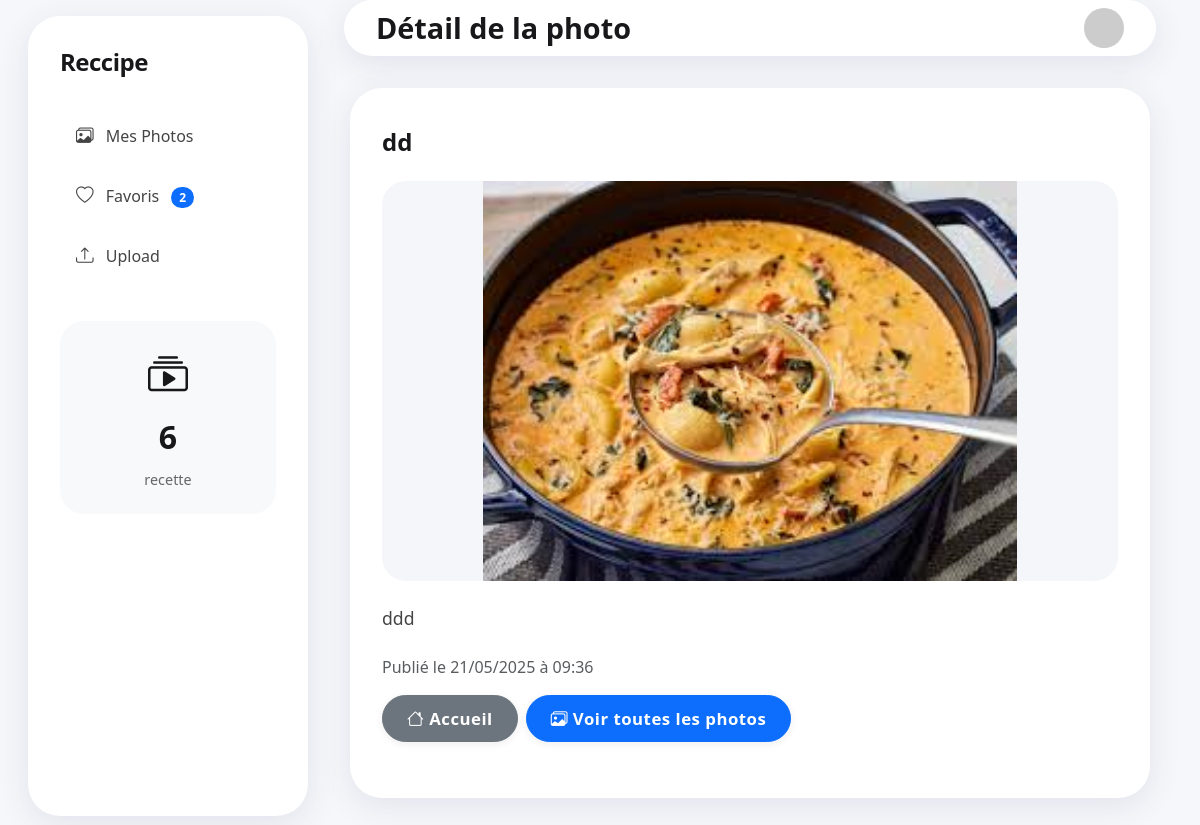
/photo/14/ (signed in), run on the app's committed database.
### myapp/models.py (models this page shows, shortened)
class Photo(models.Model) :
    user = models.ForeignKey(User, on_delete=models.CASCADE, related_name='photos', null=True, blank=True)
    Nom = models.CharField(max_length=200)
    Descreption = models.TextField(blank=True)
    upload_date = models.DateTimeField(default=timezone.now)
    image = models.ImageField(upload_to='photos/', null=True, blank=True)
    favorites = models.ManyToManyField(User, related_name='favorite_photos', blank=True)

### myapp/views.py (the view)
# urls.py: path('photo/<int:photo_id>/', views.photo_detail, name='photo_detail'),
@login_required(login_url='login')
def photo_detail(request, photo_id):
    photo = get_object_or_404(Photo, id=photo_id)
    photos = Photo.objects.all().order_by('-upload_date')
    context = {
        'photo': photo,
        'photos': photos,
    }
    return render(request, 'myapp/photo_detail.html', context)

### myapp/templatetags/custom_filters.py (called while the page is built)
@register.filter
def startswith(value, arg):
    return str(value).startswith(str(arg))

### myapp/templates/myapp/photo_detail.html (shortened to what this page needs)
{% extends 'myapp/layout.html' %}
{% block page_title %}Détail de la photo{% endblock %}
{% block main_content %}
<div class="detail-card">
  <h3>{{ photo.Nom }}</h3>
  {% if photo.image %}
    <img src="{{ photo.image.url }}" alt="{{ photo.Nom }}">
  {% endif %}
  <p class="lead">{{ photo.Descreption }}</p>
  <p class="text-muted">Publié le {{ photo.upload_date|date:"d/m/Y à H:i" }}</p>
  <div class="d-flex gap-2 mb-4">
    <a href="{% url 'home' %}" class="btn btn-secondary"><i class="bi bi-house"></i> Accueil</a>
    <a href="{% url 'photo_list' %}" class="btn btn-primary"><i class="bi bi-images"></i> Voir toutes les photos</a>
  </div>
</div>
{% endblock %}

### myapp/templates/myapp/layout.html (shortened to what this page needs)
{% extends 'myapp/base.html' %}
{% load custom_filters %}
{% block content %}
<div class="container-fluid main-container">
  {% if request.resolver_match.url_name != 'login' and request.resolver_match.url_name != 'register' and not request.resolver_match.url_name|startswith:'admin_' %}
  <nav class="sidebar">
    <div class="sidebar-sticky">
      <h4>Reccipe</h4>
      <ul class="nav flex-column">
        <li class="nav-item mb-2">
          <a class="nav-link {% if request.resolver_match.url_name == 'photo_list' %}active{% endif %}" href="/photos/">
            <i class="bi bi-images me-2"></i> Mes Photos
          </a>
        </li>
        <li class="nav-item mb-2">
          <a class="nav-link {% if request.resolver_match.url_name == 'favorite_photos' %}active{% endif %}" href="{% url 'favorite_photos' %}">
            <i class="bi bi-heart me-2"></i> Favoris
            <span class="badge bg-primary rounded-pill ms-2">{{ user.favorite_photos.count }}</span>
          </a>
        </li>
        <li class="nav-item mb-2">
          <a class="nav-link {% if request.resolver_match.url_name == 'upload_photo' %}active{% endif %}" href="{% url 'upload_photo' %}">
            <i class="bi bi-upload me-2"></i> Upload
          </a>
        </li>
      </ul>
      <div class="stats-container">
        <i class="bi bi-collection-play"></i>
        <div class="stats-number">
          {% if photos %}{{ photos|length }}{% else %}0{% endif %}
        </div>
        <div class="stats-label">recette</div>
      </div>
    </div>
  </nav>
  {% endif %}
  <main class="main-content {% if request.resolver_match.url_name == 'login' or request.resolver_match.url_name == 'register' or request.resolver_match.url_name|startswith:'admin_' %}full-width{% endif %}">
    {% if user.is_authenticated %}
    <div class="header">
      <h2>{% block page_title %}{% endblock %}</h2>
      <div class="dropdown">
        <img src="https://ui-avatars.com/api/?name={{ user.username }}" alt="avatar" class="avatar dropdown-toggle" role="button" data-bs-toggle="dropdown" aria-expanded="false">
      </div>
    </div>
    {% endif %}
    {% block main_content %}{% endblock %}
  </main>
</div>
{% endblock %}

### myapp/templates/myapp/base.html (style rules this page uses)
body { background: #f5f6fa; }
.sidebar { min-height: 100vh; }

### myapp/templates/myapp/layout.html (style rules this page uses)
body, .bg-auth { background: #f6f7fa !important; }
.main-container { min-height: 100vh; background: #f6f7fa; display: flex; }
.sidebar { background: #fff; border-radius: 2rem; box-shadow: 0 8px 32px 0 rgba(60,60,120,0.10); padding: 2rem; margin: 1rem 0 1rem 1rem; width: 280px; position: fixed; height: calc(100vh - 2rem); }
.sidebar h4 { font-weight: 800; font-size: 1.5rem; margin-bottom: 2rem; letter-spacing: -0.5px; color: #18181b; }
.nav-link { color: #444; font-weight: 500; padding: 0.8rem 1rem; border-radius: 1rem; transition: all 0.2s; }
.nav-link i { font-size: 1.1rem; }
.stats-container { background: #f8f9fb; border-radius: 1.5rem; padding: 1.5rem; margin-top: 2rem; text-align: center; }
.stats-container i { color: #18181b; font-size: 2.5rem; }
.stats-number { font-weight: 800; font-size: 2rem; color: #18181b; margin: 0.5rem 0; }
.stats-label { color: #666; font-size: 0.9rem; }
.main-content { padding: 0 2rem 2rem 2rem; margin-left: 300px; width: calc(100% - 300px); }
.header { background: #fff; border-radius: 2rem; box-shadow: 0 8px 32px 0 rgba(60,60,120,0.10); padding: 0.5rem 2rem 0.5rem 2rem; margin-bottom: 1rem; margin-top: 0 !important; display: flex; align-items: center; justify-content: space-between; }
.header h2 { font-weight: 800; font-size: 1.8rem; margin: 0; color: #18181b; }
.avatar { width: 40px; height: 40px; border-radius: 50%; cursor: pointer; transition: transform 0.2s; }
.container-fluid.main-container { padding-top: 0 !important; margin-top: 0 !important; }

### myapp/templates/myapp/photo_detail.html (style rules this page uses)
.detail-card { background: #fff; border-radius: 2rem; box-shadow: 0 8px 32px 0 rgba(60,60,120,0.10); padding: 2.5rem 2rem 2rem 2rem; max-width: 800px; margin: 2rem auto; }
.detail-card h3 { font-weight: 800; font-size: 1.5rem; color: #18181b; margin-bottom: 1.5rem; }
.detail-card p.lead { font-size: 1.1rem; color: #444; margin-bottom: 1.5rem; }
.detail-card p { color: #444; font-size: 1rem; }
.detail-card img { border-radius: 1.5rem; margin-bottom: 1.5rem; max-height: 400px; object-fit: contain; background: #f5f6fa; width: 100%; }
.btn-primary, .btn-secondary { border-radius: 1.5rem; font-weight: 700; font-size: 1.05rem; letter-spacing: 0.5px; padding: 0.6rem 1.5rem; box-shadow: 0 2px 8px rgba(0,0,0,0.07); transition: background 0.2s, box-shadow 0.2s; }

### data on the page
Photo: Nom "dd", image (picture), Descreption "ddd", upload_date "21/05/2025 à 09:36"

### other printed values
{{ user.favorite_photos.count }} "2"
{{ photos|length }} "6"
